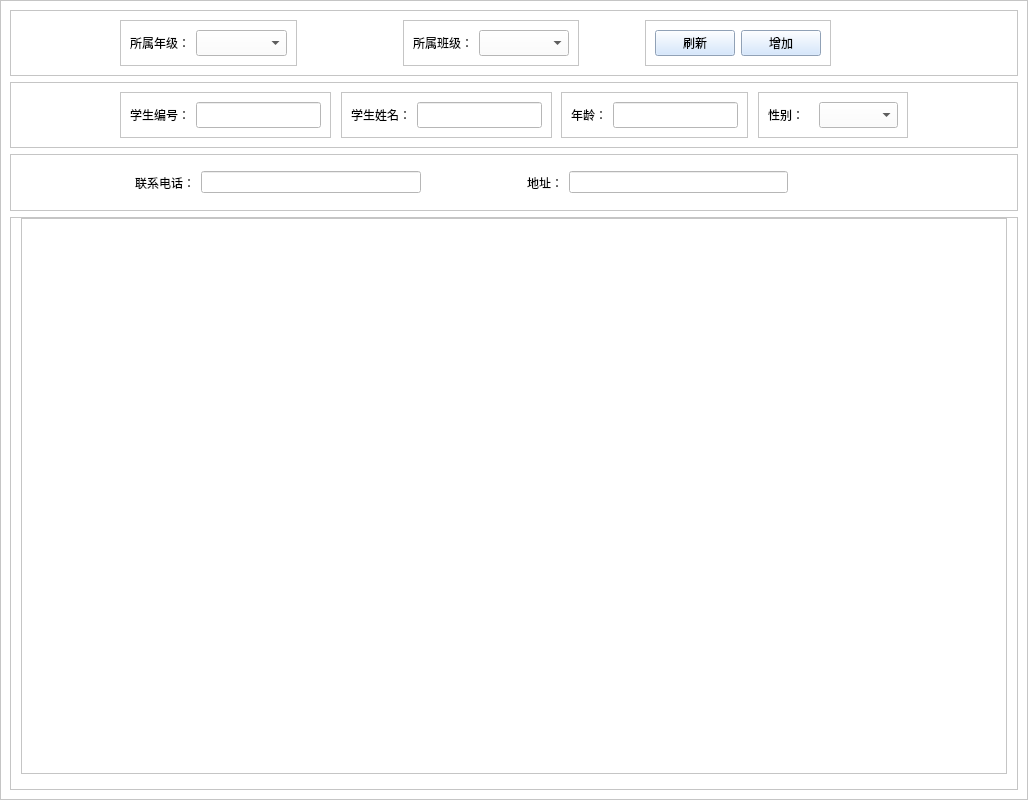
               <widget class="QWidget" name="stuInfoSetPage">
                <property name="minimumSize">
                 <size>
                  <width>1028</width>
                  <height>800</height>
                 </size>
                </property>
                <layout class="QVBoxLayout" name="verticalLayout_5">
                 <property name="spacing">
                  <number>0</number>
                 </property>
                 <property name="leftMargin">
                  <number>0</number>
                 </property>
                 <property name="topMargin">
                  <number>0</number>
                 </property>
                 <property name="rightMargin">
                  <number>0</number>
                 </property>
                 <property name="bottomMargin">
                  <number>0</number>
                 </property>
                 <item>
                  <widget class="QFrame" name="frame_10">
                   <property name="styleSheet">
                    <string notr="true">background-color: rgb(255, 255, 255);</string>
                   </property>
                   <property name="frameShape">
                    <enum>QFrame::StyledPanel</enum>
                   </property>
                   <property name="frameShadow">
                    <enum>QFrame::Raised</enum>
                   </property>
                   <layout class="QVBoxLayout" name="verticalLayout_9">
                    <item>
                     <widget class="QFrame" name="frame555">
                      <property name="sizePolicy">
                       <sizepolicy hsizetype="Preferred" vsizetype="Expanding">
                        <horstretch>0</horstretch>
                        <verstretch>1</verstretch>
                       </sizepolicy>
                      </property>
                      <property name="styleSheet">
                       <string notr="true">QPushButton{
	background-color: rgb(202, 225, 255);
	font: 12pt &quot;黑体&quot;;
	color: rgb(0, 0, 0);	
}
QPushButton:pressed{
	background-color: rgb(119, 144, 255);
	color: rgb(255, 255, 255);
	padding-bottom:3px;
	padding-left:3px;
}
QLabel{
	font: 10pt &quot;黑体&quot;;
}
QPushButton:hover{
	background-color: rgb(119, 144, 255);
	color: rgb(255, 255, 255);
}</string>
                      </property>
                      <property name="frameShape">
                       <enum>QFrame::StyledPanel</enum>
                      </property>
                      <property name="frameShadow">
                       <enum>QFrame::Raised</enum>
                      </property>
                      <layout class="QHBoxLayout" name="horizontalLayout_12">
                       <item>
                        <spacer name="horizontalSpacer_11">
                         <property name="orientation">
                          <enum>Qt::Horizontal</enum>
                         </property>
                         <property name="sizeType">
                          <enum>QSizePolicy::Fixed</enum>
                         </property>
                         <property name="sizeHint" stdset="0">
                          <size>
                           <width>100</width>
                           <height>20</height>
                          </size>
                         </property>
                        </spacer>
                       </item>
                       <item>
                        <widget class="QFrame" name="frame_11">
                         <property name="frameShape">
                          <enum>QFrame::StyledPanel</enum>
                         </property>
                         <property name="frameShadow">
                          <enum>QFrame::Raised</enum>
                         </property>
                         <layout class="QHBoxLayout" name="horizontalLayout_13">
                          <item>
                           <widget class="QLabel" name="label_12">
                            <property name="text">
                             <string>所属年级：</string>
                            </property>
                           </widget>
                          </item>
                          <item>
                           <widget class="QComboBox" name="cboGrde_2">
                            <property name="sizePolicy">
                             <sizepolicy hsizetype="Expanding" vsizetype="Fixed">
                              <horstretch>0</horstretch>
                              <verstretch>0</verstretch>
                             </sizepolicy>
                            </property>
                            <property name="font">
                             <font>
                              <family>楷体</family>
                              <pointsize>10</pointsize>
                             </font>
                            </property>
                           </widget>
                          </item>
                         </layout>
                        </widget>
                       </item>
                       <item>
                        <spacer name="horizontalSpacer_12">
                         <property name="orientation">
                          <enum>Qt::Horizontal</enum>
                         </property>
                         <property name="sizeType">
                          <enum>QSizePolicy::Fixed</enum>
                         </property>
                         <property name="sizeHint" stdset="0">
                          <size>
                           <width>100</width>
                           <height>20</height>
                          </size>
                         </property>
                        </spacer>
                       </item>
                       <item>
                        <widget class="QFrame" name="frame_14">
                         <property name="frameShape">
                          <enum>QFrame::StyledPanel</enum>
                         </property>
                         <property name="frameShadow">
                          <enum>QFrame::Raised</enum>
                         </property>
                         <layout class="QHBoxLayout" name="horizontalLayout_14">
                          <item>
                           <widget class="QLabel" name="label_13">
                            <property name="text">
                             <string>所属班级：</string>
                            </property>
                           </widget>
                          </item>
                          <item>
                           <widget class="QComboBox" name="cboClass_2">
                            <property name="sizePolicy">
                             <sizepolicy hsizetype="Expanding" vsizetype="Fixed">
                              <horstretch>0</horstretch>
                              <verstretch>0</verstretch>
                             </sizepolicy>
                            </property>
                            <property name="font">
                             <font>
                              <family>楷体</family>
                              <pointsize>10</pointsize>
                             </font>
                            </property>
                           </widget>
                          </item>
                         </layout>
                        </widget>
                       </item>
                       <item>
                        <spacer name="horizontalSpacer_13">
                         <property name="orientation">
                          <enum>Qt::Horizontal</enum>
                         </property>
                         <property name="sizeType">
                          <enum>QSizePolicy::Fixed</enum>
                         </property>
                         <property name="sizeHint" stdset="0">
                          <size>
                           <width>60</width>
                           <height>20</height>
                          </size>
                         </property>
                        </spacer>
                       </item>
                       <item>
                        <widget class="QFrame" name="frame_15">
                         <property name="frameShape">
                          <enum>QFrame::StyledPanel</enum>
                         </property>
                         <property name="frameShadow">
                          <enum>QFrame::Raised</enum>
                         </property>
                         <layout class="QHBoxLayout" name="horizontalLayout_20">
                          <item>
                           <widget class="QPushButton" name="btnBush_2">
                            <property name="text">
                             <string>刷新</string>
                            </property>
                           </widget>
                          </item>
                          <item>
                           <widget class="QPushButton" name="btnAdd_2">
                            <property name="text">
                             <string>增加</string>
                            </property>
                           </widget>
                          </item>
                         </layout>
                        </widget>
                       </item>
                       <item>
                        <spacer name="horizontalSpacer_14">
                         <property name="orientation">
                          <enum>Qt::Horizontal</enum>
                         </property>
                         <property name="sizeType">
                          <enum>QSizePolicy::Expanding</enum>
                         </property>
                         <property name="sizeHint" stdset="0">
                          <size>
                           <width>100</width>
                           <height>10</height>
                          </size>
                         </property>
                        </spacer>
                       </item>
                      </layout>
                     </widget>
                    </item>
                    <item>
                     <widget class="QFrame" name="frame666">
                      <property name="sizePolicy">
                       <sizepolicy hsizetype="Preferred" vsizetype="Expanding">
                        <horstretch>0</horstretch>
                        <verstretch>1</verstretch>
                       </sizepolicy>
                      </property>
                      <property name="styleSheet">
                       <string notr="true">QLabel{
	font: 10pt &quot;黑体&quot;;
}</string>
                      </property>
                      <property name="frameShape">
                       <enum>QFrame::StyledPanel</enum>
                      </property>
                      <property name="frameShadow">
                       <enum>QFrame::Raised</enum>
                      </property>
                      <layout class="QHBoxLayout" name="horizontalLayout_15">
                       <item>
                        <spacer name="horizontalSpacer_15">
                         <property name="orientation">
                          <enum>Qt::Horizontal</enum>
                         </property>
                         <property name="sizeType">
                          <enum>QSizePolicy::Fixed</enum>
                         </property>
                         <property name="sizeHint" stdset="0">
                          <size>
                           <width>100</width>
                           <height>20</height>
                          </size>
                         </property>
                        </spacer>
                       </item>
                       <item>
                        <widget class="QFrame" name="frame_16">
                         <property name="minimumSize">
                          <size>
                           <width>150</width>
                           <height>0</height>
                          </size>
                         </property>
                         <property name="frameShape">
                          <enum>QFrame::StyledPanel</enum>
                         </property>
                         <property name="frameShadow">
                          <enum>QFrame::Raised</enum>
                         </property>
                         <layout class="QHBoxLayout" name="horizontalLayout_16">
                          <item>
                           <widget class="QLabel" name="label_3">
                            <property name="text">
                             <string>学生编号：</string>
                            </property>
                           </widget>
                          </item>
                          <item>
                           <widget class="QLineEdit" name="editStuNum">
                            <property name="font">
                             <font>
                              <family>楷体</family>
                              <pointsize>10</pointsize>
                             </font>
                            </property>
                           </widget>
                          </item>
                         </layout>
                        </widget>
                       </item>
                       <item>
                        <spacer name="horizontalSpacer_16">
                         <property name="orientation">
                          <enum>Qt::Horizontal</enum>
                         </property>
                         <property name="sizeHint" stdset="0">
                          <size>
                           <width>1</width>
                           <height>20</height>
                          </size>
                         </property>
                        </spacer>
                       </item>
                       <item>
                        <widget class="QFrame" name="frame_17">
                         <property name="minimumSize">
                          <size>
                           <width>150</width>
                           <height>0</height>
                          </size>
                         </property>
                         <property name="frameShape">
                          <enum>QFrame::StyledPanel</enum>
                         </property>
                         <property name="frameShadow">
                          <enum>QFrame::Raised</enum>
                         </property>
                         <layout class="QHBoxLayout" name="horizontalLayout_17">
                          <item>
                           <widget class="QLabel" name="label_4">
                            <property name="text">
                             <string>学生姓名：</string>
                            </property>
                           </widget>
                          </item>
                          <item>
                           <widget class="QLineEdit" name="editStuName">
                            <property name="font">
                             <font>
                              <family>楷体</family>
                              <pointsize>10</pointsize>
                             </font>
                            </property>
                           </widget>
                          </item>
                         </layout>
                        </widget>
                       </item>
                       <item>
                        <spacer name="horizontalSpacer_17">
                         <property name="orientation">
                          <enum>Qt::Horizontal</enum>
                         </property>
                         <property name="sizeHint" stdset="0">
                          <size>
                           <width>2</width>
                           <height>20</height>
                          </size>
                         </property>
                        </spacer>
                       </item>
                       <item>
                        <widget class="QFrame" name="frame_18">
                         <property name="minimumSize">
                          <size>
                           <width>150</width>
                           <height>0</height>
                          </size>
                         </property>
                         <property name="frameShape">
                          <enum>QFrame::StyledPanel</enum>
                         </property>
                         <property name="frameShadow">
                          <enum>QFrame::Raised</enum>
                         </property>
                         <layout class="QHBoxLayout" name="horizontalLayout_18">
                          <item>
                           <widget class="QLabel" name="label_5">
                            <property name="text">
                             <string>年龄：</string>
                            </property>
                           </widget>
                          </item>
                          <item>
                           <widget class="QLineEdit" name="editStuAge">
                            <property name="font">
                             <font>
                              <family>楷体</family>
                              <pointsize>10</pointsize>
                             </font>
                            </property>
                           </widget>
                          </item>
                         </layout>
                        </widget>
                       </item>
                       <item>
                        <spacer name="horizontalSpacer_18">
                         <property name="orientation">
                          <enum>Qt::Horizontal</enum>
                         </property>
                         <property name="sizeHint" stdset="0">
                          <size>
                           <width>1</width>
                           <height>20</height>
                          </size>
                         </property>
                        </spacer>
                       </item>
                       <item>
                        <widget class="QFrame" name="frame_19">
                         <property name="minimumSize">
                          <size>
                           <width>150</width>
                           <height>0</height>
                          </size>
                         </property>
                         <property name="frameShape">
                          <enum>QFrame::StyledPanel</enum>
                         </property>
                         <property name="frameShadow">
                          <enum>QFrame::Raised</enum>
                         </property>
                         <layout class="QHBoxLayout" name="horizontalLayout_19">
                          <item>
                           <widget class="QLabel" name="label_6">
                            <property name="text">
                             <string>性别：</string>
                            </property>
                           </widget>
                          </item>
                          <item>
                           <widget class="QComboBox" name="cboSex">
                            <property name="font">
                             <font>
                              <family>楷体</family>
                              <pointsize>10</pointsize>
                             </font>
                            </property>
                           </widget>
                          </item>
                         </layout>
                        </widget>
                       </item>
                       <item>
                        <spacer name="horizontalSpacer_19">
                         <property name="orientation">
                          <enum>Qt::Horizontal</enum>
                         </property>
                         <property name="sizeType">
                          <enum>QSizePolicy::Fixed</enum>
                         </property>
                         <property name="sizeHint" stdset="0">
                          <size>
                           <width>100</width>
                           <height>20</height>
                          </size>
                         </property>
                        </spacer>
                       </item>
                      </layout>
                     </widget>
                    </item>
                    <item>
                     <widget class="QFrame" name="frame_42">
                      <property name="sizePolicy">
                       <sizepolicy hsizetype="Preferred" vsizetype="Expanding">
                        <horstretch>0</horstretch>
                        <verstretch>1</verstretch>
                       </sizepolicy>
                      </property>
                      <property name="styleSheet">
                       <string notr="true">QLabel{
	font: 10pt &quot;黑体&quot;;
}</string>
                      </property>
                      <property name="frameShape">
                       <enum>QFrame::StyledPanel</enum>
                      </property>
                      <property name="frameShadow">
                       <enum>QFrame::Raised</enum>
                      </property>
                      <layout class="QHBoxLayout" name="horizontalLayout_23">
                       <item>
                        <spacer name="horizontalSpacer_42">
                         <property name="orientation">
                          <enum>Qt::Horizontal</enum>
                         </property>
                         <property name="sizeType">
                          <enum>QSizePolicy::Fixed</enum>
                         </property>
                         <property name="sizeHint" stdset="0">
                          <size>
                           <width>115</width>
                           <height>20</height>
                          </size>
                         </property>
                        </spacer>
                       </item>
                       <item>
                        <widget class="QLabel" name="label_28">
                         <property name="text">
                          <string>联系电话：</string>
                         </property>
                        </widget>
                       </item>
                       <item>
                        <widget class="QLineEdit" name="editPhone"/>
                       </item>
                       <item>
                        <spacer name="horizontalSpacer_43">
                         <property name="orientation">
                          <enum>Qt::Horizontal</enum>
                         </property>
                         <property name="sizeType">
                          <enum>QSizePolicy::Fixed</enum>
                         </property>
                         <property name="sizeHint" stdset="0">
                          <size>
                           <width>100</width>
                           <height>20</height>
                          </size>
                         </property>
                        </spacer>
                       </item>
                       <item>
                        <widget class="QLabel" name="label_29">
                         <property name="text">
                          <string>地址：</string>
                         </property>
                        </widget>
                       </item>
                       <item>
                        <widget class="QLineEdit" name="editAddress"/>
                       </item>
                       <item>
                        <spacer name="horizontalSpacer_44">
                         <property name="orientation">
                          <enum>Qt::Horizontal</enum>
                         </property>
                         <property name="sizeHint" stdset="0">
                          <size>
                           <width>40</width>
                           <height>20</height>
                          </size>
                         </property>
                        </spacer>
                       </item>
                      </layout>
                     </widget>
                    </item>
                    <item>
                     <widget class="QFrame" name="frame_20">
                      <property name="sizePolicy">
                       <sizepolicy hsizetype="Preferred" vsizetype="Expanding">
                        <horstretch>0</horstretch>
                        <verstretch>10</verstretch>
                       </sizepolicy>
                      </property>
                      <property name="styleSheet">
                       <string notr="true">QTableWidget QHeaderView::section {
	background-color: rgb(227, 87, 255); /* 设置表头背景色 */
    padding: 5px; /* 内边距，可调整内容与边框间距 */
    border: 1px solid #ccc; /* 表头单元格边框 */
    text-align: center; /* 文本左对齐，也可设为center等 */
}

QTableWidgetItem {
	font: 12pt &quot;楷体&quot;;
	color: rgb(0, 0, 0);
}

QPushButton{
	background-color: rgb(202, 225, 255);
	font: 12pt &quot;黑体&quot;;
	color: rgb(0, 0, 0);	
}
QPushButton:pressed{
	background-color: rgb(119, 144, 255);
	color: rgb(255, 255, 255);
	padding-bottom:3px;
	padding-left:3px;
}
QPushButton:hover{
	background-color: rgb(119, 144, 255);
	color: rgb(255, 255, 255);
}</string>
                      </property>
                      <property name="frameShape">
                       <enum>QFrame::StyledPanel</enum>
                      </property>
                      <property name="frameShadow">
                       <enum>QFrame::Raised</enum>
                      </property>
                      <layout class="QFormLayout" name="formLayout_2">
                       <property name="horizontalSpacing">
                        <number>0</number>
                       </property>
                       <property name="verticalSpacing">
                        <number>0</number>
                       </property>
                       <property name="leftMargin">
                        <number>10</number>
                       </property>
                       <property name="topMargin">
                        <number>0</number>
                       </property>
                       <property name="rightMargin">
                        <number>10</number>
                       </property>
                       <property name="bottomMargin">
                        <number>15</number>
                       </property>
                       <item row="0" column="0" colspan="2">
                        <widget class="QTableWidget" name="tableWidget"/>
                       </item>
                      </layout>
                     </widget>
                    </item>
                   </layout>
                   <zorder>frame_20</zorder>
                   <zorder>frame_42</zorder>
                   <zorder>frame666</zorder>
                   <zorder>frame555</zorder>
                  </widget>
                 </item>
                </layout>
               </widget>
